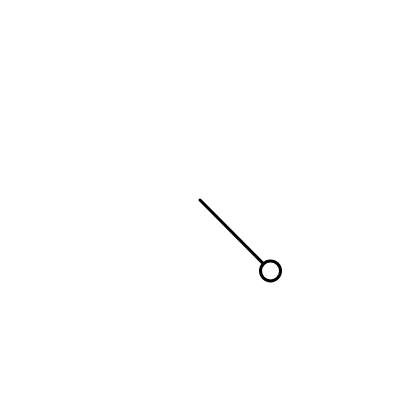
Frame 1 (no input)
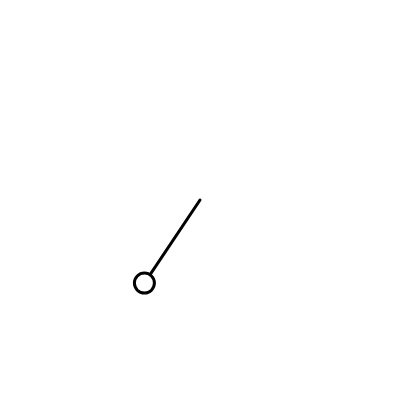
Frame 60 (no input)
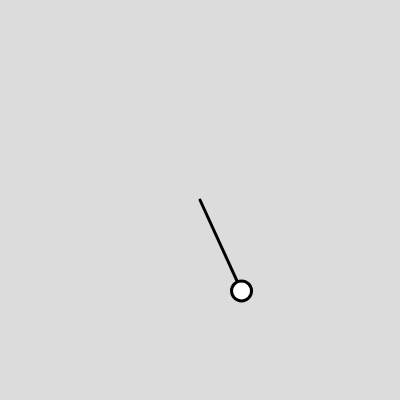
Frame 120 (the mouse pressed at the canvas centre since frame 60)

The p5.js sketch that drew these frames (run headless with seeded random() and noise() and a simulated clock; from frame 60 on, the mouse is pressed at the canvas centre):

// p5.js sketch
// ── sketch.js
// with help from zygugi sketch 
// here - https://editor.p5js.org/zygugi/sketches/SkGvzmnyf
class Pendulum {
  constructor(){
    this.r = 100
    this.theta = PI/4
      
    this.momentum = 0.1
    this.x = 0
    this.y = 0
    
    this.vel = 0.0
    this.acc = 0.0
    this.damp = 0.995
  }
  
  update(){
    
    this.swing()
    this.draw()
  }
  
  draw(){
    
    this.x = this.r*sin(this.theta)
    this.y = this.r*cos(this.theta)
    
    push()
    translate(width/2, height/2)
    strokeWeight(3)
    // line(this.x, this.y, this.x, this.y - this.r);
    line(this.x, this.y, 0, 0);
    circle(this.x, this.y, 20)  
    pop()
  }
  
  swing(){
    var gravity = 0.4
    this.acc = (-1 * gravity/ this.r) * sin(this.theta)
    this.vel += this.acc
    this.vel *= this.damp
    this.theta += this.vel 
  }
    
}
 let c
function mousePressed() {
  c =220
  print(p.x, p.y)
  p.acc = 0
  p.vel = 0
}

let p
function setup() {
  createCanvas(400, 400);
  p = new Pendulum()
  c =255
  //line(width/2, height/2, width/2, height/2+10)
}

function draw() {
  background(c);
  p.update()
  
}
